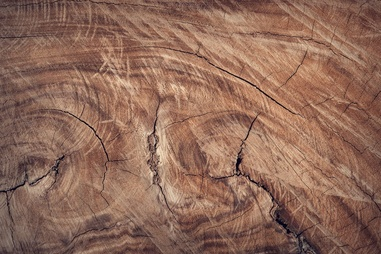
%> input picture images/texture_02.jpg, 381 x 254 px, shrunk from 1127 x 750 before the run
$ octave main.m   (GNU Octave 9; MATLAB toolbox functions it lacks are replaced by stand-ins)
%> lines starting %> are read from the running program, lines starting %| are printed output that depends on the picture
### lawsFilter.m
function [featureVector, lawsTensorOutput, energyOutput, segMap]  = lawsFilter(image, filterType, ...
                            normtype, illumWindowSize, energyWindowSize, kClusters)
    % LAWSFILTER Applies Law's texture energy measures to an image.
    %
    %   [featureVector, lawsTensorOutput, energyOutput] = LAWSFILTER(image, filterType, ...
    %       normtype, illumWindowSize, energyWindowSize) applies Law's texture energy
    %       measures to the input image and returns the feature vector, tensor output,
    %       and energy output.
    %
    %   Inputs:
    %       image - Input image (grayscale or RGB).
    %       filterType - Type of Law's filter to use (3, 4, 5, or 7).
    %       normtype - Type of norm to use for feature vector ('L1', 'L2', 'infinity', 'frobenius').
    %       illumWindowSize - Size of the illumination window.
    %       energyWindowSize - Size of the energy window.
    %       kClusters -  K-means clusters number
    %
    %   Outputs:
    %       featureVector - Feature vector containing texture energy measures.
    %       lawsTensorOutput - Tensor output of Law's filters.
    %       energyOutput - Energy output of Law's filters.
    %       segMap - Segmentation map
    %
    %   Example:
    %       img = imread('example.jpg');
    %       [fv, lt, eo] = lawsFilter(img, 5, 'L2', 3, 5);
    %
    %   See also IMFILTER, RGB2GRAY, NORM.

    % Input args check
    if nargin < 5
        energyWindowSize = 5;
    end

    if nargin < 3
        normtype = 'L2';
        illumWindowSize = 3;
        energyWindowSize = 5;
    end

    if nargin < 2
        filterType = 4;
        normtype = 'L2';
        illumWindowSize = 3;
        energyWindowSize = 5;
    end

    % Laws multi-channels
    switch filterType
        case 3
            filters{1} = [ 1 2 1 ];           % level
            filters{2} = [-1 0 1];            % edge
            filters{3} = [-1 2 -1];           % spot
        case 4
            filters{1} = [ 1 4 6 4 1 ];       % level
            filters{2} = [-1 -2 0 2 1];       % edge
            filters{3} = [-1 0 2 0 -1];       % spot
            filters{4} = [1 -4 6 -4 1];       % ripple
        case 5
            filters{1} = [ 1 4 6 4 1 ];       % level
            filters{2} = [-1 -2 0 2 1];       % edge
            filters{3} = [-1 0 2 0 -1];       % spot
            filters{4} = [-1 2 0 -2 1];       % wave
            filters{5} = [1 -4 6 -4 1];       % ripple
        case 7
            filters{1} = [1 6 15 20 15 6 1];       % level
            filters{2} = [-1 -4 -5 0 5 4 1];       % edge
            filters{3} = [-1 -2 1 4 1 -2 -1];      % spot
            filters{4} = [-1 0 3 0 -3 0 1];        % wave
            filters{5} = [1 -2 -1 4 -1 -2 -1];     % ripple
            filters{6} = [1 -4 5 0 -5 4 -1];       % undulation
            filters{7} = [-1 6 -15 20 -15 6 -1];   % oscillation
        otherwise
            error('Require valid filter type.')
    end

    % Check for the RGB
    [height, width, channels] = size(image);
    if channels == 3
        image =  double(rgb2gray(image));
    end

    % Energy kernel
    energy_h = ones(energyWindowSize, energyWindowSize);

    % Prepare illumination filter kernel
    illumKernel = ones(illumWindowSize, illumWindowSize);
    centerPixel = ceil(illumWindowSize/2);
    illumKernel(centerPixel, centerPixel) = 0;
    illumKernel = illumKernel / sum(illumKernel(:));

    % Remove effects of illumination
    imageFiltered = imfilter(image, illumKernel, 'conv', 'replicate');
    image = image - imageFiltered; % Subtract local mean.

    % Output stacks
    tensorOutput = zeros(height, width, size(filters,2) * size(filters,2));
    indices = zeros(size(filters,2) * size(filters,2),2);

    counter = 1;
    % Filter responses
    for i = 1:size(filters,2)
        for j = 1:size(filters,2)

            % Form 3x3 or 5x5 or 7x7 tensors
            tensor     = filters{i}' * filters{j};

            % Create tensor filtered image
            filtered2D = imfilter(image, tensor, 'conv', 'replicate');
            tensorOutput(:,:,counter) = filtered2D;

            % Store indices
            indices(counter,:) = [i, j];

            % Counter to index vector
            counter = counter + 1;
        end
    end

    % Get symmetric indices to combine symmetric pairs
    symmetricIndices = getSymmetricIndices(indices);

    % Feature vector initialization
    featureVector = zeros(length(symmetricIndices), 1);

    % Law's texture and energy combined output
    lawsTensorOutput = zeros(height, width, length(symmetricIndices));
    energyOutput = zeros(height, width, length(symmetricIndices));

    % Combine and obtain final maps
    counter = 1;
    for i = 1:length(symmetricIndices)

        % Get symmetric indices
        symIdxs = symmetricIndices{i};

        % Case 1: If both filters are same
        if isscalar(symIdxs)
           lawsOut = tensorOutput(:,:,symIdxs);
        else % Case 2: If the pair equals its symmetric pair (Example: L5E5/E5L5)
           lawsOut = mean(cat(3, tensorOutput(:,:,symIdxs(1)), tensorOutput(:,:,symIdxs(2))),3);
        end

        % Law's combined output
        lawsTensorOutput(:,:,counter) = lawsOut;

        % Find the energy of the tensor filtered image
        energy2D   = imfilter(abs(lawsOut), energy_h, 'conv', 'replicate');
        energyOutput(:,:,counter) = energy2D;

        % Find a unique scalar for energy matrix (such as norm or others)
        switch normtype
            case 'L1'
                featureVector (counter) = norm(energy2D , 1);          % L1 norm
            case 'L2'
                featureVector (counter) = norm(energy2D , 2);          % L2 norm
            case 'infinity'
                featureVector (counter) = norm(energy2D , 'Inf');      % infinity norm
            case 'frobenius'
                featureVector (counter) = norm(energy2D , 'fro');      % Frobenius norm
        end

        % Counter to index vector
        counter = counter + 1;
    end

    % Normalize the feature vector
    featureVector = featureVector /norm(featureVector);

    % Segmentation map and clustering
    segMaptic = tic;
    [N,M,L] = size(energyOutput);
    energyFeatureVec = reshape(energyOutput,[N*M, L]);

    % Get clusters indices/classes
    idx = kmeans(energyFeatureVec, kClusters);

    % Reshape to segmentation map
    segMap = reshape(idx, [N,M]);

    segMapruntime = toc(segMaptic);
    fprintf('Segmentation map execution time: %.4f seconds\n', segMapruntime)
end


function symmetricIndices = getSymmetricIndices(indices)
    % GETSYMMETRICINDICES Finds symmetric pairs of indices.
    %
    %   symmetricIndices = GETSYMMETRICINDICES(indices) returns the symmetric
    %   pairs of indices from the input indices.
    %
    %   Inputs:
    %       indices - Input indices.
    %
    %   Outputs:
    %       symmetricIndices - Symmetric pairs of indices.
    %
    %   Example:
    %       idx = [1 2; 2 1; 3 4; 4 3];
    %       symIdx = getSymmetricIndices(idx);
    %
    %   See also ISMEMBER, FLIP, FIND.

    % Initialize an array to keep track of processed pairs
    processed = false(size(indices, 1), 1);

    % Loop through each pair sequentially
    for i = 1:size(indices, 1)
        if processed(i) % Skip already processed indices
            continue;
        end

        pair = indices(i, :);                % Current pair
        symmetric_pair = flip(pair);         % Symmetric pair

        % Find all indices of this pair and its symmetric counterpart
        symmetric_indices = find(ismember(indices, [pair; symmetric_pair], 'rows'));

        % Mark these indices as processed
        processed(symmetric_indices) = true;

        symIndxs{i} = symmetric_indices';
    end

    % Remove empty cells
    symmetricIndices = symIndxs(~cellfun(@isempty, symIndxs));
end

### main.m
%% Start parameters
%--------------------------------------------------------------------------
clear; close all; clc;
clcwaitbarz = findall(0,'type','figure','tag','TMWWaitbar');
delete(clcwaitbarz);
Start = tic;

%% Inputs
image = imread("images/texture_02.jpg");
%> image is the input picture: size 254x381x3 uint8; mean R, G, B 144.3, 106.3, 89.4
filterType = 4;                     % Law's filter to use (3, 4, 5, or 7)
normtype = 'L2';                    % Matrix norm: 'L1', 'L2', 'Inf', 'fro'
illumWindowsize = 3;                % Illumination smoothing window size
energyWindowsize = 7;               % Energy window size

%% Process imagenusing the Law's texture filter
lawstic = tic;
[featureVector, tensorOutput, energyOutput]  = lawsFilter(image, filterType, normtype, illumWindowsize,...
                                                          energyWindowsize);
%> in lawsFilter, `image =  double(rgb2gray(image));`:
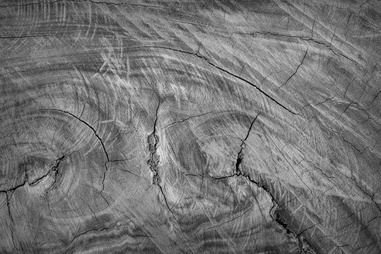
%> image: size 254x381 double; min 2, max 226, mean 115.7
%> in lawsFilter, `imageFiltered = imfilter(image, illumKernel, 'conv', 'replicate');`:
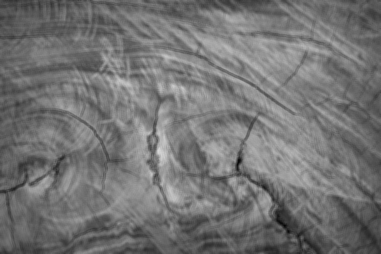
%> imageFiltered: size 254x381 double; min 5.38, max 216.9, mean 115.7
%> in lawsFilter, `image = image - imageFiltered;`:
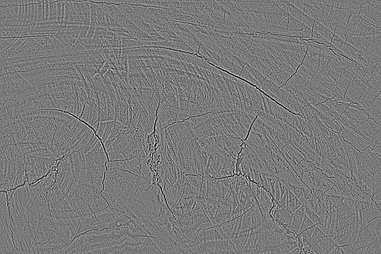
%> image: size 254x381 double; min -93.38, max 101.6, mean 0; drawn with min black and max white
%> after the loop in lawsFilter, `for i = 1:size(filters,2)`: counter = 17; indices = 16 rows, first 12: [1 1; 1 2; 1 3; 1 4; 2 1; 2 2; 2 3; 2 4; 3 1; 3 2; 3 3; 3 4]
%> in getSymmetricIndices, `processed = false(size(indices, 1), 1);`: processed = [false; false; false; false; false; false; false; false; false; false; false; false; false; false; false; false]
%> the loop in getSymmetricIndices, `for i = 1:size(indices, 1)` made 16 passes
%> (symmetric_pair, symmetric_indices) on passes 1, 2, 3, 4, 6, 11, 16: ([1 1], 1), ([2 1], [2; 5]), ([3 1], [3; 9]), ([4 1], [4; 13]), ([2 2], 6), ([3 3], 11), ([4 4], 16)
%> (pair, symmetric_pair, symmetric_indices) on passes 7, 8, 12: ([2 3], [3 2], [7; 10]), ([2 4], [4 2], [8; 14]), ([3 4], [4 3], [12; 15])
%> after the loop in getSymmetricIndices, `for i = 1:size(indices, 1)`: processed = [true; true; true; true; true; true; true; true; true; true; true; true; true; true; true; true]; symIndxs = 16 items
%> in getSymmetricIndices, `symmetricIndices = symIndxs(~cellfun(@isempty, symIndxs));`: symmetricIndices = {1, [2 5], [3 9], [4 13], 6, [7 10], [8 14], 11, [12 15], 16}
%> the loop in lawsFilter, `for i = 1:length(symmetricIndices)` made 10 passes
%> symIdxs on passes 1 to 10: 1, [2 5], [3 9], [4 13], 6, [7 10], [8 14], 11, [12 15], 16
%> pass 1, in lawsFilter, `lawsOut = tensorOutput(:,:,symIdxs);`:
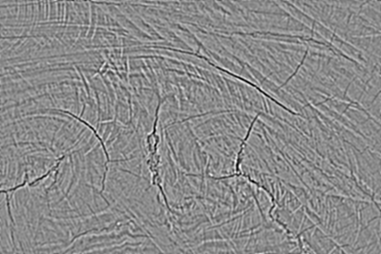
%> lawsOut: size 254x381 double; min -4422.4, max 3699.4, mean -0.1; drawn with min black and max white
%> pass 1, in lawsFilter, `energy2D   = imfilter(abs(lawsOut), energy_h, 'conv', 'replicate');`:
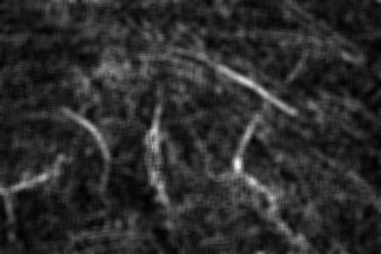
%> energy2D: size 254x381 double; min 5633.5, max 110704.5, mean 23865.6; drawn with min black and max white
%> pass 2, in lawsFilter, `energy2D   = imfilter(abs(lawsOut), energy_h, 'conv', 'replicate');`:
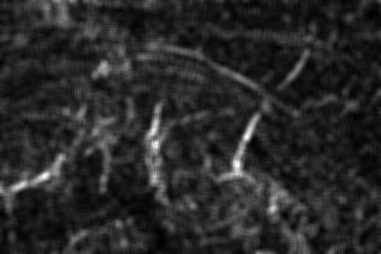
%> energy2D: size 254x381 double; min 1924.5, max 35576.1, mean 7388.6; drawn with min black and max white
%> after the loop in lawsFilter, `for i = 1:length(symmetricIndices)`:
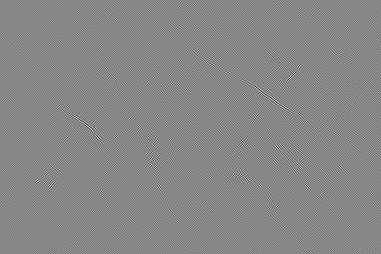
%> lawsOut: size 254x381 double; min -4209.1, max 3746.5, mean 0; drawn with min black and max white
%> after the loop in lawsFilter, `for i = 1:length(symmetricIndices)`: featureVector = [7568565.3; 2343147.4; 2647313.2; 7604553.5; 1603034; 782041.5; 2718229.9; 1021981.4; 2255120.9; 6885467.1]
%> in lawsFilter, `featureVector = featureVector /norm(featureVector);`: featureVector = [0.547; 0.169; 0.191; 0.549; 0.116; 0.0565; 0.196; 0.0738; 0.163; 0.497]
%> in lawsFilter, `[N,M,L] = size(energyOutput);`: N = 254; M = 381; L = 10
%> the run ends on the next line

$ run again, with images/texture_03.jpg copied over images/texture_02.jpg
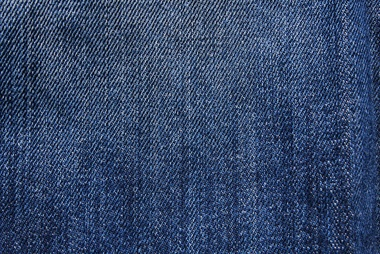
%> input picture images/texture_03.jpg, 380 x 254 px, shrunk from 1125 x 750 before the run
%> image is the input picture: size 254x380x3 uint8; mean R, G, B 52.2, 71, 105
%> after the loop in lawsFilter, `for i = 1:size(filters,2)`: counter = 17; indices = 16 rows, first 12: [1 1; 1 2; 1 3; 1 4; 2 1; 2 2; 2 3; 2 4; 3 1; 3 2; 3 3; 3 4]
%> in getSymmetricIndices, `processed = false(size(indices, 1), 1);`: processed = [false; false; false; false; false; false; false; false; false; false; false; false; false; false; false; false]
%> the loop in getSymmetricIndices, `for i = 1:size(indices, 1)` made 16 passes
%> (symmetric_pair, symmetric_indices) on passes 1, 2, 3, 4, 6, 11, 16: ([1 1], 1), ([2 1], [2; 5]), ([3 1], [3; 9]), ([4 1], [4; 13]), ([2 2], 6), ([3 3], 11), ([4 4], 16)
%> after the loop in getSymmetricIndices, `for i = 1:size(indices, 1)`: processed = [true; true; true; true; true; true; true; true; true; true; true; true; true; true; true; true]; symIndxs = 16 items
%> in getSymmetricIndices, `symmetricIndices = symIndxs(~cellfun(@isempty, symIndxs));`: symmetricIndices = {1, [2 5], [3 9], [4 13], 6, [7 10], [8 14], 11, [12 15], 16}
%> the loop in lawsFilter, `for i = 1:length(symmetricIndices)` made 10 passes
%> symIdxs on passes 1 to 8: 1, [2 5], [3 9], [4 13], 6, [7 10], [8 14], 11
%> pass 1, in lawsFilter, `energy2D   = imfilter(abs(lawsOut), energy_h, 'conv', 'replicate');`:
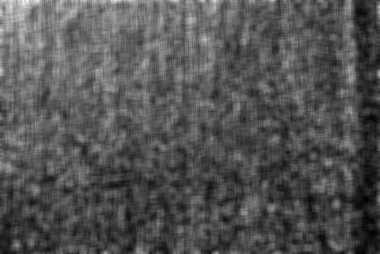
%> energy2D: size 254x380 double; min 11228.5, max 96976.9, mean 39331; drawn with min black and max white
%> after the loop in lawsFilter, `for i = 1:length(symmetricIndices)`:
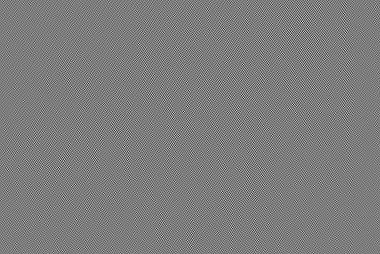
%> lawsOut: size 254x380 double; min -6371.5, max 6594.4, mean 0; drawn with min black and max white
%> after the loop in lawsFilter, `for i = 1:length(symmetricIndices)`: featureVector = [12458240.9; 7898816.1; 7903227.1; 18838794.3; 5560112.4; 4487336.3; 7635727.6; 3493199.6; 5919427.5; 16518752]
%> in lawsFilter, `featureVector = featureVector /norm(featureVector);`: featureVector = [0.382; 0.242; 0.242; 0.577; 0.17; 0.138; 0.234; 0.107; 0.181; 0.506]
%> N = 254; M = 380; L = 10

$ run again, with images/comb.jpg copied over images/texture_02.jpg
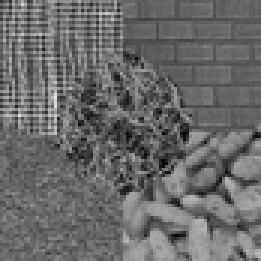
%> input picture images/comb.jpg, 87 x 87 px, shrunk from 256 x 256 before the run (shown 3 times larger)
%> image is the input picture: size 87x87x3 uint8; min 3, max 228, mean 105.8
%> after the loop in lawsFilter, `for i = 1:size(filters,2)`: counter = 17; indices = 16 rows, first 12: [1 1; 1 2; 1 3; 1 4; 2 1; 2 2; 2 3; 2 4; 3 1; 3 2; 3 3; 3 4]
%> in getSymmetricIndices, `processed = false(size(indices, 1), 1);`: processed = [false; false; false; false; false; false; false; false; false; false; false; false; false; false; false; false]
%> the loop in getSymmetricIndices, `for i = 1:size(indices, 1)` made 16 passes
%> (symmetric_pair, symmetric_indices) on passes 1, 2, 3, 4, 6, 11, 16: ([1 1], 1), ([2 1], [2; 5]), ([3 1], [3; 9]), ([4 1], [4; 13]), ([2 2], 6), ([3 3], 11), ([4 4], 16)
%> after the loop in getSymmetricIndices, `for i = 1:size(indices, 1)`: processed = [true; true; true; true; true; true; true; true; true; true; true; true; true; true; true; true]; symIndxs = 16 items
%> in getSymmetricIndices, `symmetricIndices = symIndxs(~cellfun(@isempty, symIndxs));`: symmetricIndices = {1, [2 5], [3 9], [4 13], 6, [7 10], [8 14], 11, [12 15], 16}
%> the loop in lawsFilter, `for i = 1:length(symmetricIndices)` made 10 passes
%> symIdxs on passes 1 to 8: 1, [2 5], [3 9], [4 13], 6, [7 10], [8 14], 11
%> pass 1, in lawsFilter, `energy2D   = imfilter(abs(lawsOut), energy_h, 'conv', 'replicate');`:
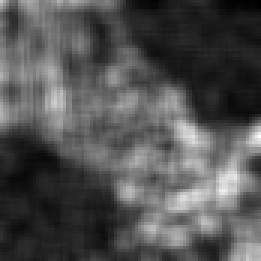
%> energy2D: size 87x87 double (shown 3 times larger); min 5195.2, max 90873.5, mean 32855.1; drawn with min black and max white
%> after the loop in lawsFilter, `for i = 1:length(symmetricIndices)`:
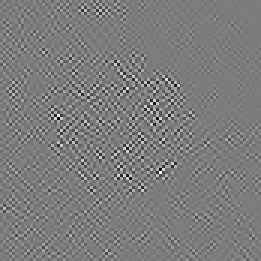
%> lawsOut: size 87x87 double (shown 3 times larger); min -3836.9, max 4014.4, mean 0; drawn with min black and max white
%> after the loop in lawsFilter, `for i = 1:length(symmetricIndices)`: featureVector = [2922380.4; 1094385.7; 1111843; 6733856; 547332; 315931; 1048077.3; 356500.9; 764394; 2131104.5]
%> in lawsFilter, `featureVector = featureVector /norm(featureVector);`: featureVector = [0.368; 0.138; 0.14; 0.848; 0.0689; 0.0398; 0.132; 0.0449; 0.0963; 0.268]
%> N = 87; L = 10

$ run again, with images/texture_01.png saved as images/texture_02.jpg
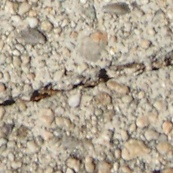
%> input picture images/texture_01.png, 173 x 173 px, shrunk from 512 x 512 before the run
%> image is the input picture: size 173x173x3 uint8; mean R, G, B 177.4, 166, 147.5
%> after the loop in lawsFilter, `for i = 1:size(filters,2)`: counter = 17; indices = 16 rows, first 12: [1 1; 1 2; 1 3; 1 4; 2 1; 2 2; 2 3; 2 4; 3 1; 3 2; 3 3; 3 4]
%> in getSymmetricIndices, `processed = false(size(indices, 1), 1);`: processed = [false; false; false; false; false; false; false; false; false; false; false; false; false; false; false; false]
%> the loop in getSymmetricIndices, `for i = 1:size(indices, 1)` made 16 passes
%> (symmetric_pair, symmetric_indices) on passes 1, 2, 3, 4, 6, 11, 16: ([1 1], 1), ([2 1], [2; 5]), ([3 1], [3; 9]), ([4 1], [4; 13]), ([2 2], 6), ([3 3], 11), ([4 4], 16)
%> after the loop in getSymmetricIndices, `for i = 1:size(indices, 1)`: processed = [true; true; true; true; true; true; true; true; true; true; true; true; true; true; true; true]; symIndxs = 16 items
%> in getSymmetricIndices, `symmetricIndices = symIndxs(~cellfun(@isempty, symIndxs));`: symmetricIndices = {1, [2 5], [3 9], [4 13], 6, [7 10], [8 14], 11, [12 15], 16}
%> the loop in lawsFilter, `for i = 1:length(symmetricIndices)` made 10 passes
%> symIdxs on passes 1 to 8: 1, [2 5], [3 9], [4 13], 6, [7 10], [8 14], 11
%> after the loop in lawsFilter, `for i = 1:length(symmetricIndices)`:
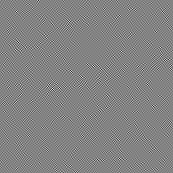
%> lawsOut: size 173x173 double; min -1502.6, max 1414.4, mean 0; drawn with min black and max white
%> after the loop in lawsFilter, `for i = 1:length(symmetricIndices)`: featureVector = [6789105.7; 2012260.5; 1710699.3; 2994991.5; 1056544.5; 473825.6; 943593.3; 458443.7; 681705.7; 1629526.1]
%> in lawsFilter, `featureVector = featureVector /norm(featureVector);`: featureVector = [0.826; 0.245; 0.208; 0.364; 0.129; 0.0576; 0.115; 0.0558; 0.0829; 0.198]
%> N = 173; L = 10
